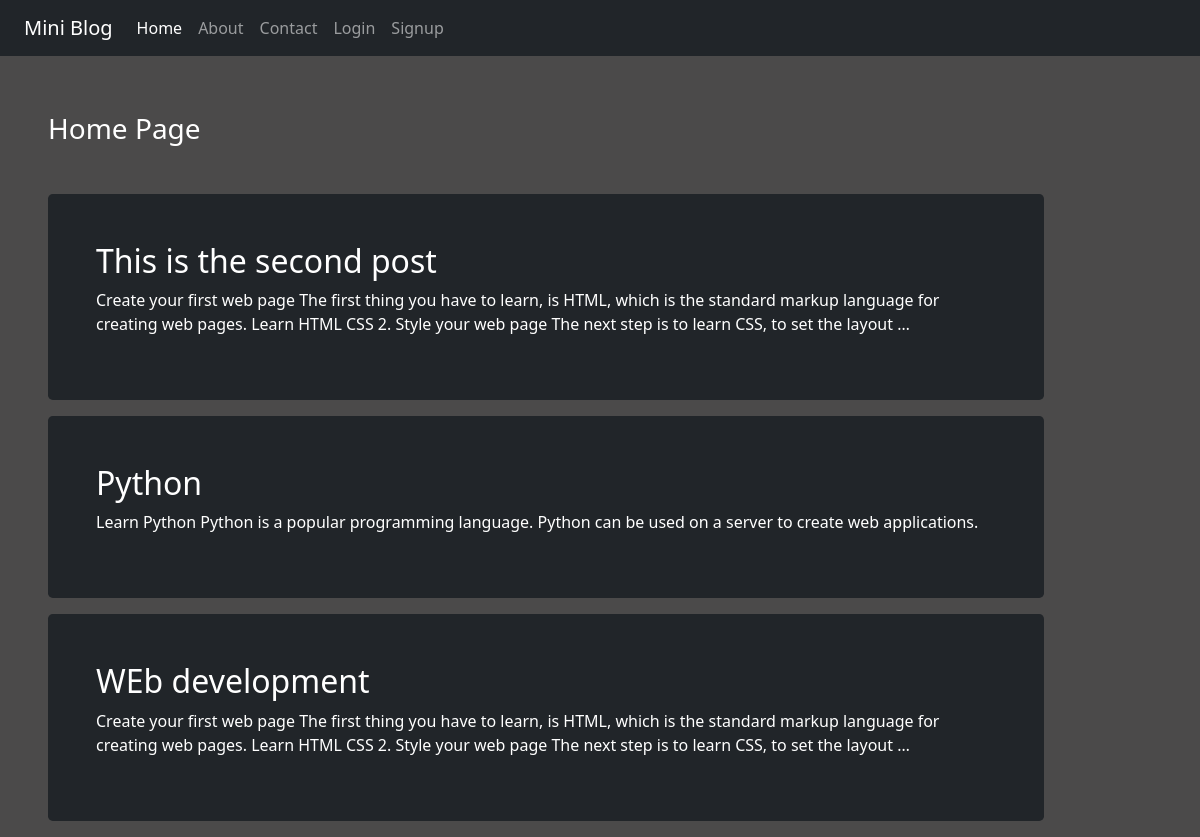
The page / on the database its author committed.
### myapp/models.py (models this page shows)
class Post(models.Model):
    title=models.CharField(max_length=50)
    desc=models.CharField(max_length=500)

### myapp/views.py (the view)
# urls.py: path('',views.homepage,name="home"),
def homepage(request):
    post=Post.objects.all()
    return render(request,'home.html',{'post':post})

### myapp/templates/home.html (shortened to what this page needs)
{% extends 'base.html' %}
{% load static %}
{% block content %}
<div class="col-sm-10 mx-5">
    <h3 class="text-white my-5">Home Page</h3>
        {% if post %}
          {% for p in post %}
          <div class="h-60 p-5 w-55 text-white bg-dark rounded-3 my-3">
          <h2 class="font-weight-bold">{{p.title}}</h2>
           <p>{{p.desc}}</p>
        </div>
          {% endfor %}
        {% endif %}
</div>
{% endblock content %}

### myapp/static/css/style.css (style rules this page uses)
body { background-color: rgb(75,74,74); overflow-x: hidden; }

### rows shown on the page
Post: title "This is the second post", desc "Create your first web page The first thing you have to learn, is HTML, which is the standard markup language for creating web pages. Learn HTML CSS 2. Style your web page The next step is to learn CSS, to set the layout …"
Post: title "Python", desc "Learn Python Python is a popular programming language. Python can be used on a server to create web applications."
Post: title "WEb development", desc "Create your first web page The first thing you have to learn, is HTML, which is the standard markup language for creating web pages. Learn HTML CSS 2. Style your web page The next step is to learn CSS, to set the layout …"
